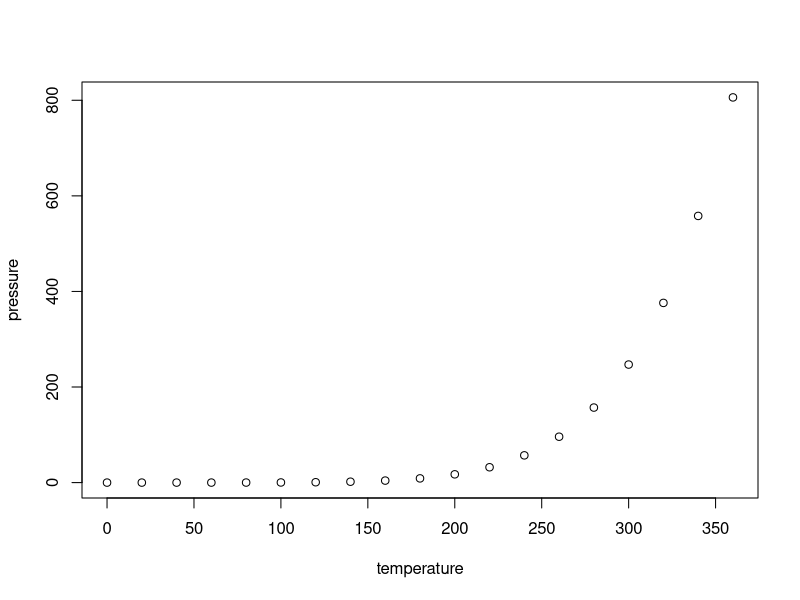
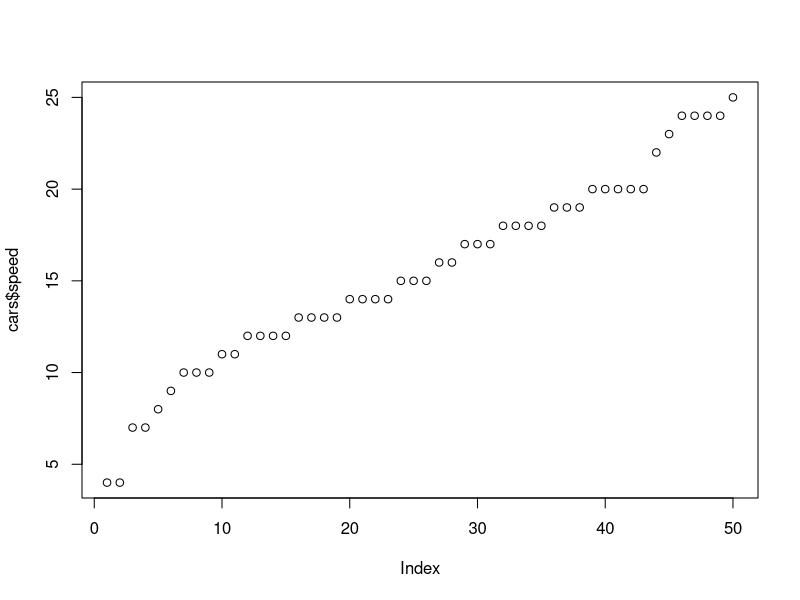

Reproduce these figures in R, in order.
## ---- chunk 1
knitr::opts_chunk$set(echo = TRUE)
## ---- chunk 2
summary(cars)
head(cars)
## ---- chunk 3
plot(pressure)
plot(cars$speed)
